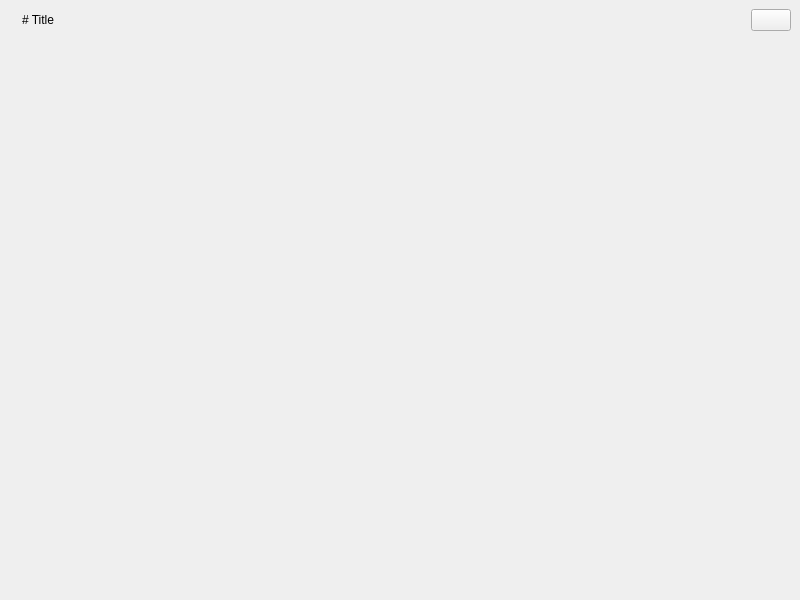
<?xml version="1.0" encoding="UTF-8"?>
<ui version="4.0">
 <class>MainWindow</class>
 <widget class="QMainWindow" name="MainWindow">
  <property name="geometry">
   <rect>
    <x>0</x>
    <y>0</y>
    <width>800</width>
    <height>600</height>
   </rect>
  </property>
  <property name="windowTitle">
   <string>MainWindow</string>
  </property>
  <widget class="QWidget" name="central_widget">
   <layout class="QVBoxLayout" name="vLayout_1">
    <item>
     <layout class="QHBoxLayout" name="hLayout_1">
      <item>
       <widget class="QLabel" name="app_icon_lbl">
        <property name="text">
         <string/>
        </property>
        <property name="alignment">
         <set>Qt::AlignCenter</set>
        </property>
       </widget>
      </item>
      <item>
       <widget class="QLabel" name="app_name_lbl">
        <property name="text">
         <string># Title</string>
        </property>
        <property name="textFormat">
         <enum>Qt::MarkdownText</enum>
        </property>
        <property name="alignment">
         <set>Qt::AlignCenter</set>
        </property>
       </widget>
      </item>
      <item>
       <spacer name="hSpacer">
        <property name="orientation">
         <enum>Qt::Horizontal</enum>
        </property>
        <property name="sizeHint" stdset="0">
         <size>
          <width>40</width>
          <height>20</height>
         </size>
        </property>
       </spacer>
      </item>
      <item>
       <widget class="QPushButton" name="settings_btn">
        <property name="text">
         <string/>
        </property>
        <property name="iconSize">
         <size>
          <width>32</width>
          <height>32</height>
         </size>
        </property>
        <property name="default">
         <bool>false</bool>
        </property>
        <property name="flat">
         <bool>false</bool>
        </property>
       </widget>
      </item>
     </layout>
    </item>
    <item>
     <widget class="QStackedWidget" name="pages_stack_widget">
      <widget class="QWidget" name="page"/>
      <widget class="QWidget" name="page_2"/>
     </widget>
    </item>
   </layout>
  </widget>
 </widget>
 <resources/>
 <connections/>
</ui>
